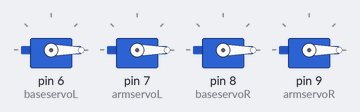
A sketch run on a simulated Arduino Uno, built with avr-gcc and run on an emulated ATmega328P. On the bench: 4 × servo.

Above: at 0.05 s.
At 4.05 s:
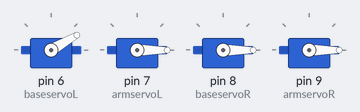
At 6.05 s:
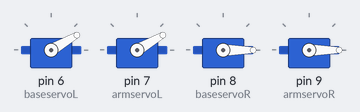
At 8.05 s:
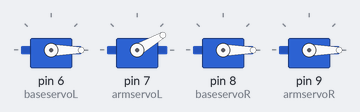
Timing chart, 0 to 10.5 s (numbered marks = the images above):
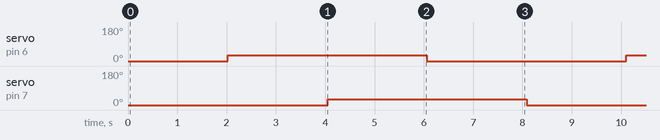

Measured:
- by itself, servo on pin 6 (baseservoL), servo on pin 7 (armservoL): alternates 30° for 4.0 s and 0° for 4.0 s

The sketch:

Robot_arm.ino
```cpp
#include <Servo.h>;
#define baseservoL 6
#define armservoL 7
#define baseservoR 8
#define armservoR 9
Servo baseL_servo;
Servo armL_servo;
Servo baseR_servo;
Servo armR_servo;

int armL_pos_1 = 0;
int armL_pos_2 = 0;
int armR_pos_1 = 0;
int armR_pos_2 = 0;

void setup() {
  // put your setup code here, to run once:
  baseL_servo.attach(baseservoL);
  armL_servo.attach(armservoL);
  baseR_servo.attach(baseservoR);
  armR_servo.attach(armservoR);
  baseL_servo.write(0);
  armL_servo.write(0);
  baseR_servo.write(0);
  armR_servo.write(0);
}

void loop() {
  // put your main code here, to run repeatedly:
  Arm_L_pos(0, 0);
  delay(2000);
  Arm_L_pos(30, 0);
  delay(2000);
  Arm_L_pos(30, 30);
  delay(2000);
  Arm_L_pos(0, 30);
  delay(2000);
}

//void Arm_L_pos(int theta_1, int theta_2, float max_speed){
//for (int i = armL_pos_1; i<= theta_1; i++){
//    baseL_servo.write(i);
//    delay(5);
//  }
//  armL_pos_1 = theta_1;
//
//  for (int i = armL_pos_2; i<= theta_2; i++){
//    armL_servo.write(i);
//    delay(5);
//  }
//  armL_pos_2 = theta_2;
//}

//void Arm_R_pos(int theta_1, int theta_2, float max_speed){
//for (int i = armR_pos_1; i<= theta_1; i++){
//    baseR_servo.write(i);
//    delay(5);
//  }
//  armR_pos_1 = theta_1;
//
//  for (int i = armL_pos_2; i<= theta_2; i++){
//    armR_servo.write(i);
//    delay(5);
//  }
//  armR_pos_2 = theta_2;
//}

void Arm_L_pos(int theta_1, int theta_2){
  baseL_servo.write(theta_1);
  delay(10);
  armL_servo.write(theta_2);
  delay(10);
}

void Arm_R_pos(int theta_1, int theta_2){
  baseR_servo.write(theta_1);
  delay(10);
  armR_servo.write(theta_2);
  delay(10);
}
```
